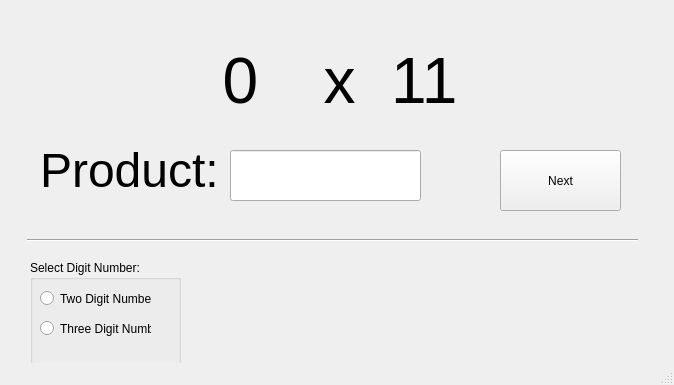
<?xml version="1.0" encoding="UTF-8"?>
<ui version="4.0">
 <class>MainWindow</class>
 <widget class="QMainWindow" name="MainWindow">
  <property name="geometry">
   <rect>
    <x>0</x>
    <y>0</y>
    <width>674</width>
    <height>385</height>
   </rect>
  </property>
  <property name="windowTitle">
   <string>Multiply by 11 Page</string>
  </property>
  <widget class="QWidget" name="centralwidget">
   <widget class="QLabel" name="response">
    <property name="geometry">
     <rect>
      <x>210</x>
      <y>280</y>
      <width>431</width>
      <height>71</height>
     </rect>
    </property>
    <property name="font">
     <font>
      <pointsize>18</pointsize>
     </font>
    </property>
    <property name="text">
     <string/>
    </property>
    <property name="wordWrap">
     <bool>true</bool>
    </property>
   </widget>
   <widget class="QLineEdit" name="inproduct">
    <property name="geometry">
     <rect>
      <x>230</x>
      <y>150</y>
      <width>191</width>
      <height>51</height>
     </rect>
    </property>
    <property name="font">
     <font>
      <pointsize>28</pointsize>
     </font>
    </property>
    <property name="tabletTracking">
     <bool>false</bool>
    </property>
   </widget>
   <widget class="QPushButton" name="nxtButton">
    <property name="geometry">
     <rect>
      <x>500</x>
      <y>150</y>
      <width>121</width>
      <height>61</height>
     </rect>
    </property>
    <property name="text">
     <string>Next</string>
    </property>
    <property name="shortcut">
     <string>Alt+N</string>
    </property>
   </widget>
   <widget class="Line" name="line">
    <property name="geometry">
     <rect>
      <x>27</x>
      <y>230</y>
      <width>611</width>
      <height>20</height>
     </rect>
    </property>
    <property name="orientation">
     <enum>Qt::Horizontal</enum>
    </property>
   </widget>
   <widget class="QLabel" name="ranumb">
    <property name="geometry">
     <rect>
      <x>180</x>
      <y>40</y>
      <width>121</width>
      <height>81</height>
     </rect>
    </property>
    <property name="font">
     <font>
      <pointsize>48</pointsize>
     </font>
    </property>
    <property name="text">
     <string>0</string>
    </property>
    <property name="alignment">
     <set>Qt::AlignCenter</set>
    </property>
   </widget>
   <widget class="QLabel" name="label_4">
    <property name="geometry">
     <rect>
      <x>40</x>
      <y>130</y>
      <width>181</width>
      <height>81</height>
     </rect>
    </property>
    <property name="font">
     <font>
      <pointsize>36</pointsize>
     </font>
    </property>
    <property name="text">
     <string>Product:</string>
    </property>
    <property name="alignment">
     <set>Qt::AlignLeading|Qt::AlignLeft|Qt::AlignVCenter</set>
    </property>
   </widget>
   <widget class="QGroupBox" name="groupBox">
    <property name="geometry">
     <rect>
      <x>30</x>
      <y>260</y>
      <width>151</width>
      <height>121</height>
     </rect>
    </property>
    <property name="title">
     <string>Select Digit Number:</string>
    </property>
    <widget class="QRadioButton" name="radio1">
     <property name="geometry">
      <rect>
       <x>10</x>
       <y>30</y>
       <width>111</width>
       <height>17</height>
      </rect>
     </property>
     <property name="text">
      <string>Two Digit Number</string>
     </property>
    </widget>
    <widget class="QRadioButton" name="radio2">
     <property name="geometry">
      <rect>
       <x>10</x>
       <y>60</y>
       <width>111</width>
       <height>17</height>
      </rect>
     </property>
     <property name="text">
      <string>Three Digit Number</string>
     </property>
    </widget>
   </widget>
   <widget class="QLabel" name="label_2">
    <property name="geometry">
     <rect>
      <x>310</x>
      <y>40</y>
      <width>161</width>
      <height>81</height>
     </rect>
    </property>
    <property name="font">
     <font>
      <pointsize>48</pointsize>
     </font>
    </property>
    <property name="text">
     <string>x  11</string>
    </property>
    <property name="alignment">
     <set>Qt::AlignCenter</set>
    </property>
   </widget>
  </widget>
  <widget class="QStatusBar" name="statusbar"/>
 </widget>
 <resources/>
 <connections/>
</ui>
